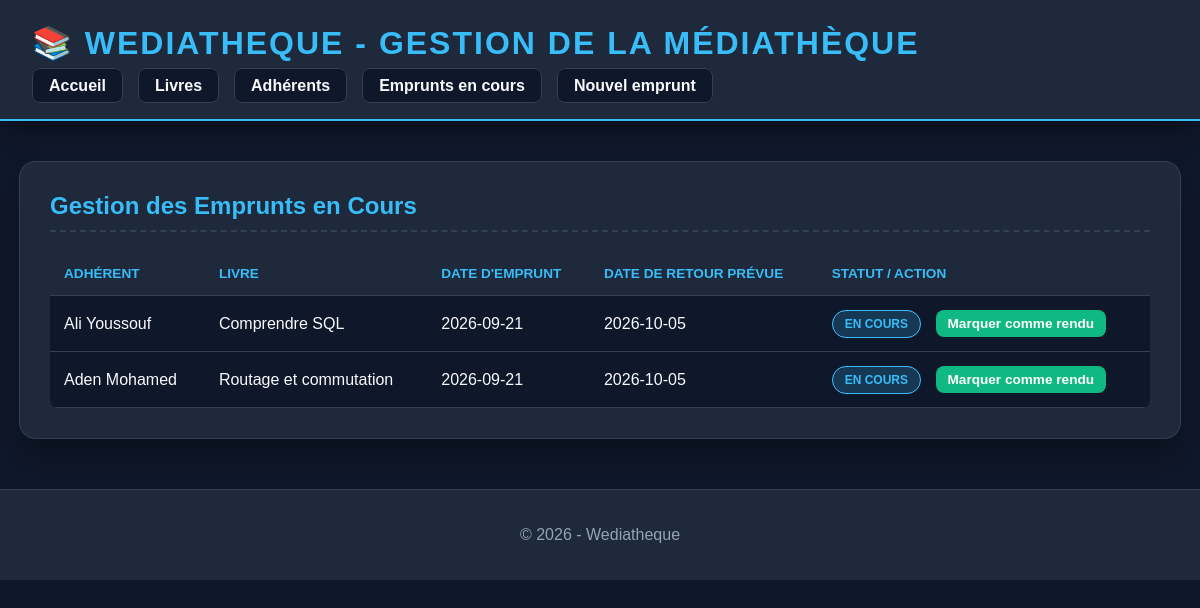
/emprunts.php, run on the app's committed database.
### tables this page shows
CREATE TABLE `emprunt` (
  `id_emprunt` int(11) NOT NULL,
  `id_adherent` int(11) NOT NULL,
  `id_livre` int(11) NOT NULL,
  `date_emprunt` date NOT NULL,
  `date_retour_prevue` date NOT NULL,
  `date_retour` date DEFAULT NULL
);

CREATE TABLE `adherent` (
  `id_adherent` int(11) NOT NULL,
  `nom` varchar(80) NOT NULL,
  `prenom` varchar(80) NOT NULL,
  `email` varchar(150) NOT NULL,
  `date_inscription` date NOT NULL
);

CREATE TABLE `livre` (
  `id_livre` int(11) NOT NULL,
  `titre` varchar(200) NOT NULL,
  `isbn` varchar(20) NOT NULL,
  `annee_publication` int(11) DEFAULT NULL,
  `disponible` tinyint(1) NOT NULL DEFAULT 1,
  `id_categorie` int(11) NOT NULL
);

### emprunts.php (the view, shortened to what this page needs)
<?php
require_once 'config/db.php';
$sql = "SELECT e.id_emprunt, e.date_emprunt, e.date_retour_prevue,
        a.nom, a.prenom, l.titre, l.id_livre
        FROM emprunt e
        JOIN adherent a ON e.id_adherent = a.id_adherent
        JOIN livre l ON e.id_livre = l.id_livre
        WHERE e.date_retour IS NULL
        ORDER BY e.date_retour_prevue ASC";
$emprunts = $pdo->query($sql)->fetchAll();
$date_actuelle = date('Y-m-d');
include 'includes/header.php';
?>
<h2>Gestion des Emprunts en Cours</h2>
<table>
    <thead>
        <tr>
            <th>Adhérent</th>
            <th>Livre</th>
            <th>Date d'emprunt</th>
            <th>Date de retour prévue</th>
            <th>Statut / Action</th>
        </tr>
    </thead>
    <tbody>
        <?php if (count($emprunts) > 0): ?>
            <?php foreach ($emprunts as $emp): ?>
                <?php
                    $enRetard = ($emp['date_retour_prevue'] < $date_actuelle);
                ?>
                <tr class="<?= $enRetard ? 'row-retard' : ''; ?>">
                    <td><?= htmlspecialchars($emp['nom'] . ' ' . $emp['prenom']); ?></td>
                    <td><?= htmlspecialchars($emp['titre']); ?></td>
                    <td><?= htmlspecialchars($emp['date_emprunt']); ?></td>
                    <td><?= htmlspecialchars($emp['date_retour_prevue']); ?></td>
                    <td>
                        <?php if ($enRetard): ?>
                            <span class="badge retard">EN RETARD</span>
                        <?php else: ?>
                            <span class="badge en-cours">En cours</span>
                        <?php endif; ?>
                        <form method="POST" action="emprunts.php" style="display:inline-block; margin-left: 10px;">
                            <button type="submit" class="btn-retour" onclick="return confirm('Confirmer le retour de ce livre ?');">Marquer comme rendu</button>
                        </form>
                    </td>
                </tr>
            <?php endforeach; ?>
        <?php else: ?>
            <tr><td colspan="5">Aucun emprunt en cours.</td></tr>
        <?php endif; ?>
    </tbody>
</table>
<?php include 'includes/footer.php'; ?>

### assets/style.css (style rules this page uses)
:root { --bg-main: #0f172a; --bg-card: #1e293b; --text-color: #f8fafc; --text-muted: #94a3b8; --accent: #38bdf8; --accent-hover: #0ea5e9; --border: #334155; }
body { font-family: 'Poppins', Arial, sans-serif; background-color: var(--bg-main); color: var(--text-color); margin: 0; padding: 0; }
h2 { color: var(--accent); border-bottom: 2px dashed var(--border); padding-bottom: 10px; margin-top: 0; }
table { width: 100%; border-collapse: collapse; margin-top: 20px; background: #0f172a; border-radius: 8px; overflow: hidden; }
table th, table td { padding: 14px; text-align: left; border-bottom: 1px solid var(--border); }
table th { background-color: #1e293b; color: var(--accent); text-transform: uppercase; font-size: 0.85rem; }
button, .btn-reset { background: var(--accent); color: #0f172a; border: none; padding: 12px 20px; border-radius: 8px; font-weight: bold; cursor: pointer; transition: transform 0.2s, background 0.2s; }
.btn-retour { background: #10b981; color: white; padding: 6px 12px; font-size: 0.85rem; }
.badge { padding: 6px 12px; border-radius: 50px; font-size: 0.75rem; font-weight: bold; text-transform: uppercase; }
.badge.en-cours { background: rgba(56, 189, 248, 0.2); color: #38bdf8; border: 1px solid #38bdf8; }

### data on the page
emprunt: id_adherent.prenom "Ali Youssouf", id_livre.titre "Comprendre SQL", date_emprunt "2026-09-21", date_retour_prevue "2026-10-05", shows "EN COURS"
emprunt: id_adherent.prenom "Aden Mohamed", id_livre.titre "Routage et commutation", date_emprunt "2026-09-21", date_retour_prevue "2026-10-05", shows "EN COURS"
